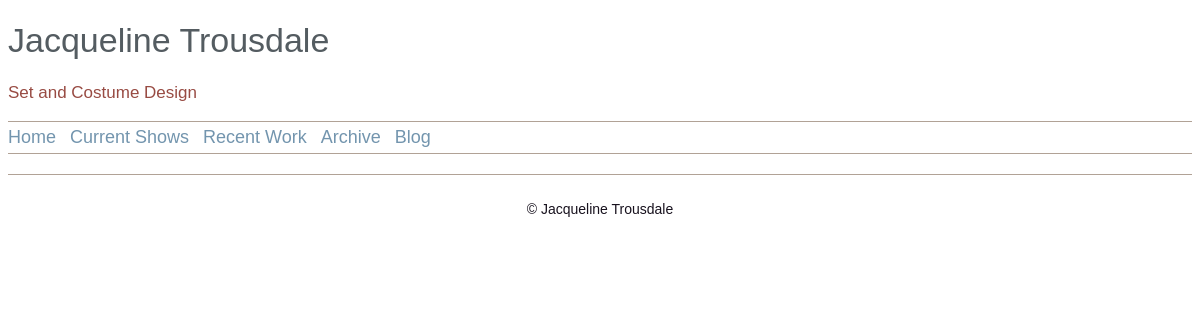
Page /page/current/ on the earlier database version.
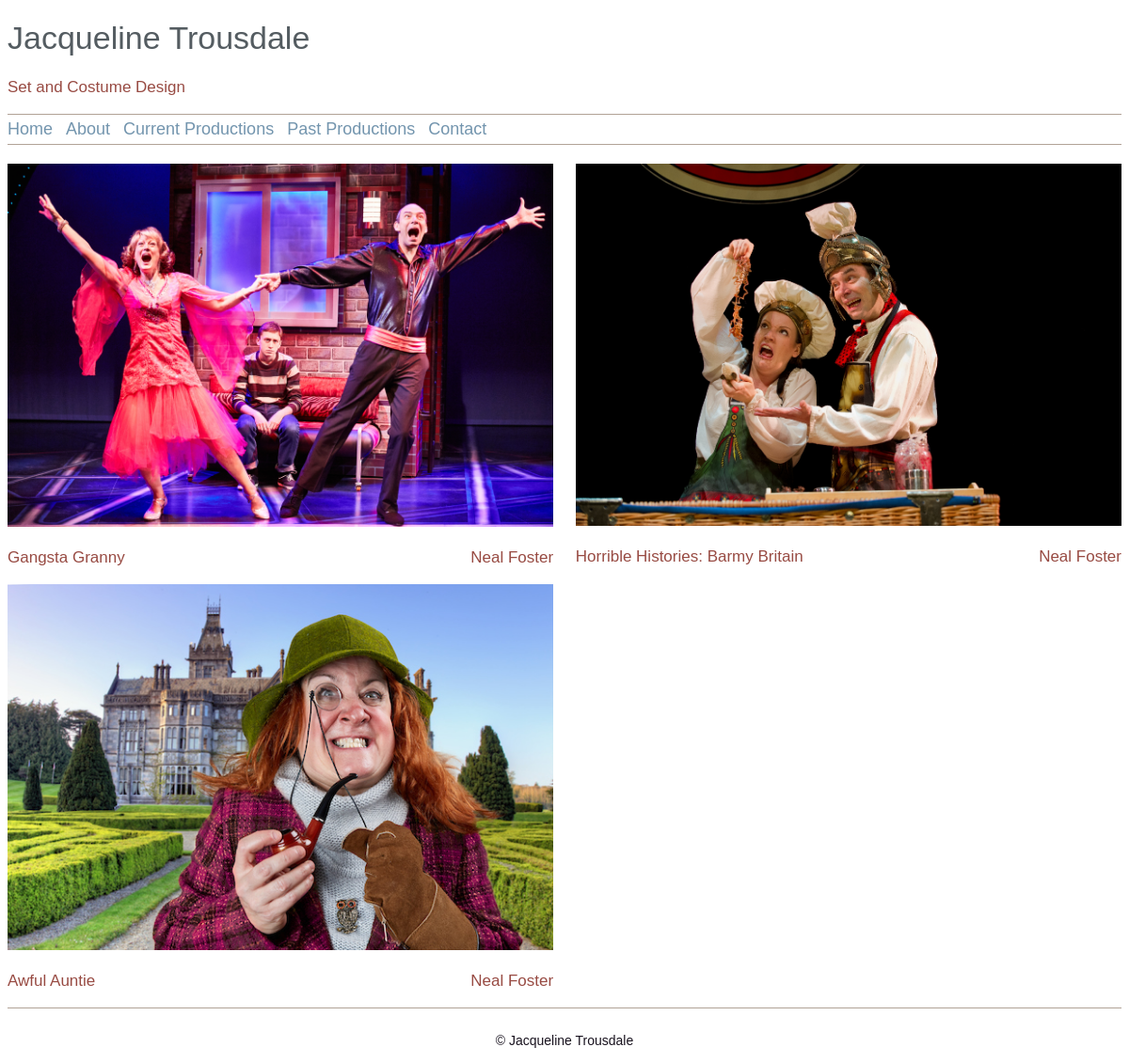
Same page on the later database version.
### shows/models.py (models this page shows, shortened)
class Category(models.Model):
	title = models.CharField(max_length=200)
	link = models.CharField(max_length=200)
	order = models.IntegerField(unique=True)
	class Meta:
		verbose_name_plural = "categories"

class Show(models.Model):
	category = models.ForeignKey(Category, on_delete = models.PROTECT, null=True)
	title = models.CharField(max_length=200)
	link = models.CharField(max_length=200, unique=True)
	start_date = models.DateField()
	end_date = models.DateField()
	director = models.CharField(max_length=200)
	company = models.CharField(max_length=200)
	description = models.TextField()
	homepage = models.BooleanField()
	company_page = models.CharField(max_length=300)
	site_live = models.BooleanField(null=False, default=False)
	poster = models.ImageField(upload_to='show_posters/')
	@property
	def main_image(self):
		try:
			image = self.imageelement_set.all().order_by('order')[0]
		except IndexError:
			return 0
		return image

class ImageElement(models.Model):
	show = models.ForeignKey(Show, on_delete = models.CASCADE)
	title = models.CharField(max_length=200, blank=True)
	description = models.TextField(null=True, blank=True)
	image = models.ImageField(upload_to='show_images/')
	order = models.IntegerField()
	def image_tag(self):
		return u'<image src="%s" height="200"/>' % self.image.url
	image_tag.short_description = 'Image'
	image_tag.allow_tags = True

### shows/views.py (the view)
# urls.py: url(r'^page/(?P<category_link>[\w+]+)/$', views.overview, name='overview'),
def overview(request, category_link):
	try:
		category = Category.objects.get(link=category_link)
		shows = category.show_set.all()
	except Category.DoesNotExist:
		raise Http404("Category does not exist")
	except Show.DoesNotExist:
		raise Http404("Show does not exist")
	return render(request, 'shows/overview.html', {'menu': Category.objects.all().order_by('order'), 'category': category , 'shows': shows})

### shows/templates/shows/overview.html (shortened to what this page needs)
{% extends 'shows/base.html' %}
{%block content%}
{% for show in shows %}
{% if show.site_live %}
<a href="{% url 'show' show.category.link show.link %}">
	<div id="show_view" class="{%cycle 'left' 'right' %}">
			{% if show.main_image %}
				<img src="{{ show.main_image.image.url }}" id='show_view'/>
			{% endif %}
			<div class='left'><h3>{{show.title}}</h3></div>
			<div class='right'><h3>{{show.director}}</h3></div>
		</div>
</a>
{% endif %}
{% endfor %}
{% endblock %}

### shows/templates/shows/base.html (shortened to what this page needs)
<!DOCTYPE html>
{%load static%}
<html>
<head>
	<link rel='stylesheet' type='text/css' href="{% static 'shows/style.css' %}" />
</head>
<body>
<div id="container">
	<div id="header">
		<div id="title">
			<h1>Jacqueline Trousdale</h1>
			<h3>Set and Costume Design</h3>
		</div>
		<div id="menu">
			<li><a href="{% url 'index' %}">Home</a></li>
			{% for element in menu %}
				<li><a href="{% url 'overview' element.link %}">{{element.title}}</a></li>
			{% endfor %}
		</div>
	</div>
	<div id="content">
		{% block content %}
		{% endblock %}
		<div id='footer'>
			<p>&copy; Jacqueline Trousdale</p>
		</div>
	</div>
</div>
</body>
</html>

Differences in the rows shown:
removed Category: title "Recent Work"
removed Category: title "Archive"
removed Category: title "Blog"
added Category: title "About"
changed Category: title "Current Shows" → "Current Productions"
added Category: title "Past Productions"
added Category: title "Contact"
now on this page (row edited): Show: main_image.image (picture), title "Gangsta Granny", director "Neal Foster"
now on this page (row edited): Show: main_image.image (picture), title "Horrible Histories: Barmy Britain", director "Neal Foster"
now on this page (row edited): Show: main_image.image (picture), title "Awful Auntie", director "Neal Foster"
